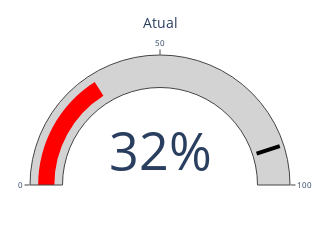
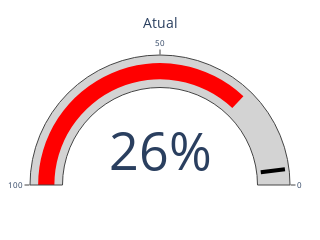
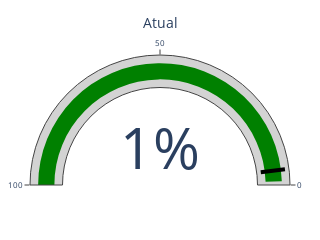

Notebook code for these charts, in order:
### Code cell
import plotly.graph_objects as go

# cSpell: disable=invalid-name


def calculate_eficiencia(df):
    return df["eficiencia"].mean()


def calculate_performance(df):
    return df["performance"].mean()


def calculate_reparos(df):
    return df["reparo"].mean()


def draw_circular_progress_bar_v2(df: pd.DataFrame, type: str, meta: int):
    # mapear o tipo das funções
    type_map = {
        "eficiencia": calculate_eficiencia,
        "performance": calculate_performance,
        "reparo": calculate_reparos,
    }

    # Verificar a primeira data_registro do dataframe para saber se os dados são do mês atual
    this_month = df["data_registro"].iloc[0].month == pd.Timestamp.now().month
    month = "Atual" if this_month else "Anterior"

    # Obter a função com base no tipo
    func = type_map[type]

    # Calcular a porcentagem
    percentage = func(df.copy()) if func is not None else 0

    # Arredondar porcentagem para não ter casas decimais
    percentage = round(percentage, 2)

    # Definir a cor com base na porcentagem
    if type == "eficiencia":
        color = "green" if percentage >= (meta / 100) else "red"
    else:
        color = "red" if percentage >= (meta / 100) else "green"

    # Definir a escala do eixo para "performance" e "reparo"
    axis_range = [0, 100] if type == "eficiencia" else [100, 0]

    # Criar o gráfico
    fig = go.Figure(
        go.Indicator(
            mode="gauge+number",
            value=percentage * 100,
            number={"suffix": "%"},
            domain={"x": [0, 1], "y": [0, 1]},
            title={
                "text": month,
                "font": {"size": 14},
            },
            gauge={
                "axis": {
                    "range": axis_range,
                    "tickfont": {"size": 8},
                },
                "bar": {"color": color},
                "steps": [
                    {"range": [0, 100], "color": "lightgray"},
                ],
                "threshold": {
                    "line": {"color": "black", "width": 4},
                    "thickness": 0.75,
                    "value": meta,
                },
            },
        )
    )

    fig.update_layout(
        autosize=True,
        margin=dict(t=30, b=30, l=30, r=30),
        plot_bgcolor="white",
        width=200,  # apenas para visualização no jupyter
        height=200,  # apenas para visualização no jupyter
    )

    fig.show()


draw_circular_progress_bar_v2(df_eff, "eficiencia", 90)
draw_circular_progress_bar_v2(df_perf, "performance", 4)
draw_circular_progress_bar_v2(df_reparos, "reparo", 4)

### Figure 1 — Plotly figure (JSON) as saved in the notebook; plotly's stock layout.template omitted (floating-point values rounded to 4 significant figures)
{"data": [{"domain": {"x": [0, 1], "y": [0, 1]}, "gauge": {"axis": {"range": [0, 100], "tickfont": {"size": 8}}, "bar": {"color": "red"}, "steps": [{"color": "lightgray", "range": [0, 100]}], "threshold": {"line": {"color": "black", "width": 4}, "thickness": 0.75, "value": 90}}, "mode": "gauge+number", "number": {"suffix": "%"}, "title": {"font": {"size": 14}, "text": "Atual"}, "type": "indicator", "value": 32}], "layout": {"autosize": true, "height": 200, "margin": {"b": 30, "l": 30, "r": 30, "t": 30}, "plot_bgcolor": "white", "width": 200}}

### Figure 2 — Plotly figure (JSON) as saved in the notebook; plotly's stock layout.template omitted (floating-point values rounded to 4 significant figures)
{"data": [{"domain": {"x": [0, 1], "y": [0, 1]}, "gauge": {"axis": {"range": [100, 0], "tickfont": {"size": 8}}, "bar": {"color": "red"}, "steps": [{"color": "lightgray", "range": [0, 100]}], "threshold": {"line": {"color": "black", "width": 4}, "thickness": 0.75, "value": 4}}, "mode": "gauge+number", "number": {"suffix": "%"}, "title": {"font": {"size": 14}, "text": "Atual"}, "type": "indicator", "value": 26}], "layout": {"autosize": true, "height": 200, "margin": {"b": 30, "l": 30, "r": 30, "t": 30}, "plot_bgcolor": "white", "width": 200}}

### Figure 3 — Plotly figure (JSON) as saved in the notebook; plotly's stock layout.template omitted (floating-point values rounded to 4 significant figures)
{"data": [{"domain": {"x": [0, 1], "y": [0, 1]}, "gauge": {"axis": {"range": [100, 0], "tickfont": {"size": 8}}, "bar": {"color": "green"}, "steps": [{"color": "lightgray", "range": [0, 100]}], "threshold": {"line": {"color": "black", "width": 4}, "thickness": 0.75, "value": 4}}, "mode": "gauge+number", "number": {"suffix": "%"}, "title": {"font": {"size": 14}, "text": "Atual"}, "type": "indicator", "value": 1}], "layout": {"autosize": true, "height": 200, "margin": {"b": 30, "l": 30, "r": 30, "t": 30}, "plot_bgcolor": "white", "width": 200}}
